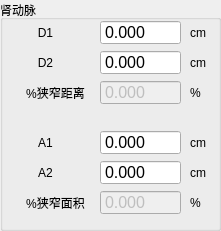
      <widget class="QGroupBox" name="groupBox_4">
       <property name="geometry">
        <rect>
         <x>230</x>
         <y>10</y>
         <width>221</width>
         <height>231</height>
        </rect>
       </property>
       <property name="title">
        <string>肾动脉</string>
       </property>
       <widget class="QLabel" name="label_20">
        <property name="geometry">
         <rect>
          <x>10</x>
          <y>20</y>
          <width>71</width>
          <height>25</height>
         </rect>
        </property>
        <property name="text">
         <string>D1</string>
        </property>
        <property name="alignment">
         <set>Qt::AlignCenter</set>
        </property>
       </widget>
       <widget class="QLabel" name="label_21">
        <property name="geometry">
         <rect>
          <x>10</x>
          <y>50</y>
          <width>71</width>
          <height>25</height>
         </rect>
        </property>
        <property name="text">
         <string>D2</string>
        </property>
        <property name="alignment">
         <set>Qt::AlignCenter</set>
        </property>
       </widget>
       <widget class="QDoubleSpinBox" name="double_renal_d1">
        <property name="geometry">
         <rect>
          <x>100</x>
          <y>20</y>
          <width>81</width>
          <height>25</height>
         </rect>
        </property>
        <property name="font">
         <font>
          <pointsize>12</pointsize>
         </font>
        </property>
        <property name="styleSheet">
         <string notr="true"/>
        </property>
        <property name="buttonSymbols">
         <enum>QAbstractSpinBox::NoButtons</enum>
        </property>
        <property name="decimals">
         <number>3</number>
        </property>
        <property name="maximum">
         <double>99999.990000000005239</double>
        </property>
        <property name="singleStep">
         <double>0.010000000000000</double>
        </property>
       </widget>
       <widget class="QDoubleSpinBox" name="double_renal_d2">
        <property name="geometry">
         <rect>
          <x>100</x>
          <y>50</y>
          <width>81</width>
          <height>25</height>
         </rect>
        </property>
        <property name="font">
         <font>
          <pointsize>12</pointsize>
         </font>
        </property>
        <property name="styleSheet">
         <string notr="true"/>
        </property>
        <property name="buttonSymbols">
         <enum>QAbstractSpinBox::NoButtons</enum>
        </property>
        <property name="decimals">
         <number>3</number>
        </property>
        <property name="maximum">
         <double>99999.990000000005239</double>
        </property>
        <property name="singleStep">
         <double>0.010000000000000</double>
        </property>
       </widget>
       <widget class="QLabel" name="label_24">
        <property name="geometry">
         <rect>
          <x>190</x>
          <y>50</y>
          <width>21</width>
          <height>25</height>
         </rect>
        </property>
        <property name="text">
         <string>cm</string>
        </property>
        <property name="alignment">
         <set>Qt::AlignLeading|Qt::AlignLeft|Qt::AlignVCenter</set>
        </property>
       </widget>
       <widget class="QLabel" name="label_25">
        <property name="geometry">
         <rect>
          <x>190</x>
          <y>20</y>
          <width>21</width>
          <height>25</height>
         </rect>
        </property>
        <property name="text">
         <string>cm</string>
        </property>
       </widget>
       <widget class="QDoubleSpinBox" name="double_renal_d_radio">
        <property name="enabled">
         <bool>false</bool>
        </property>
        <property name="geometry">
         <rect>
          <x>100</x>
          <y>80</y>
          <width>81</width>
          <height>25</height>
         </rect>
        </property>
        <property name="font">
         <font>
          <pointsize>12</pointsize>
         </font>
        </property>
        <property name="styleSheet">
         <string notr="true"/>
        </property>
        <property name="buttonSymbols">
         <enum>QAbstractSpinBox::NoButtons</enum>
        </property>
        <property name="decimals">
         <number>3</number>
        </property>
        <property name="maximum">
         <double>99999.990000000005239</double>
        </property>
        <property name="singleStep">
         <double>0.010000000000000</double>
        </property>
       </widget>
       <widget class="QLabel" name="label_27">
        <property name="geometry">
         <rect>
          <x>10</x>
          <y>80</y>
          <width>91</width>
          <height>25</height>
         </rect>
        </property>
        <property name="text">
         <string>%狭窄距离</string>
        </property>
        <property name="alignment">
         <set>Qt::AlignCenter</set>
        </property>
       </widget>
       <widget class="QLabel" name="label_26">
        <property name="geometry">
         <rect>
          <x>190</x>
          <y>160</y>
          <width>21</width>
          <height>25</height>
         </rect>
        </property>
        <property name="text">
         <string>cm</string>
        </property>
        <property name="alignment">
         <set>Qt::AlignLeading|Qt::AlignLeft|Qt::AlignVCenter</set>
        </property>
       </widget>
       <widget class="QDoubleSpinBox" name="double_renal_a_radio">
        <property name="enabled">
         <bool>false</bool>
        </property>
        <property name="geometry">
         <rect>
          <x>100</x>
          <y>190</y>
          <width>81</width>
          <height>25</height>
         </rect>
        </property>
        <property name="font">
         <font>
          <pointsize>12</pointsize>
         </font>
        </property>
        <property name="styleSheet">
         <string notr="true"/>
        </property>
        <property name="buttonSymbols">
         <enum>QAbstractSpinBox::NoButtons</enum>
        </property>
        <property name="decimals">
         <number>3</number>
        </property>
        <property name="maximum">
         <double>99999.990000000005239</double>
        </property>
        <property name="singleStep">
         <double>0.010000000000000</double>
        </property>
       </widget>
       <widget class="QDoubleSpinBox" name="double_renal_a1">
        <property name="geometry">
         <rect>
          <x>100</x>
          <y>130</y>
          <width>81</width>
          <height>25</height>
         </rect>
        </property>
        <property name="font">
         <font>
          <pointsize>12</pointsize>
         </font>
        </property>
        <property name="styleSheet">
         <string notr="true"/>
        </property>
        <property name="buttonSymbols">
         <enum>QAbstractSpinBox::NoButtons</enum>
        </property>
        <property name="decimals">
         <number>3</number>
        </property>
        <property name="maximum">
         <double>99999.990000000005239</double>
        </property>
        <property name="singleStep">
         <double>0.010000000000000</double>
        </property>
       </widget>
       <widget class="QLabel" name="label_22">
        <property name="geometry">
         <rect>
          <x>10</x>
          <y>160</y>
          <width>71</width>
          <height>25</height>
         </rect>
        </property>
        <property name="text">
         <string>A2</string>
        </property>
        <property name="alignment">
         <set>Qt::AlignCenter</set>
        </property>
       </widget>
       <widget class="QDoubleSpinBox" name="double_renal_a2">
        <property name="geometry">
         <rect>
          <x>100</x>
          <y>160</y>
          <width>81</width>
          <height>25</height>
         </rect>
        </property>
        <property name="font">
         <font>
          <pointsize>12</pointsize>
         </font>
        </property>
        <property name="styleSheet">
         <string notr="true"/>
        </property>
        <property name="buttonSymbols">
         <enum>QAbstractSpinBox::NoButtons</enum>
        </property>
        <property name="decimals">
         <number>3</number>
        </property>
        <property name="maximum">
         <double>99999.990000000005239</double>
        </property>
        <property name="singleStep">
         <double>0.010000000000000</double>
        </property>
       </widget>
       <widget class="QLabel" name="label_28">
        <property name="geometry">
         <rect>
          <x>190</x>
          <y>130</y>
          <width>21</width>
          <height>25</height>
         </rect>
        </property>
        <property name="text">
         <string>cm</string>
        </property>
       </widget>
       <widget class="QLabel" name="label_23">
        <property name="geometry">
         <rect>
          <x>10</x>
          <y>130</y>
          <width>71</width>
          <height>25</height>
         </rect>
        </property>
        <property name="text">
         <string>A1</string>
        </property>
        <property name="alignment">
         <set>Qt::AlignCenter</set>
        </property>
       </widget>
       <widget class="QLabel" name="label_29">
        <property name="geometry">
         <rect>
          <x>10</x>
          <y>190</y>
          <width>91</width>
          <height>25</height>
         </rect>
        </property>
        <property name="text">
         <string>%狭窄面积</string>
        </property>
        <property name="alignment">
         <set>Qt::AlignCenter</set>
        </property>
       </widget>
       <widget class="QLabel" name="label_48">
        <property name="geometry">
         <rect>
          <x>190</x>
          <y>80</y>
          <width>21</width>
          <height>25</height>
         </rect>
        </property>
        <property name="text">
         <string>%</string>
        </property>
        <property name="alignment">
         <set>Qt::AlignLeading|Qt::AlignLeft|Qt::AlignVCenter</set>
        </property>
       </widget>
       <widget class="QLabel" name="label_49">
        <property name="geometry">
         <rect>
          <x>190</x>
          <y>190</y>
          <width>21</width>
          <height>25</height>
         </rect>
        </property>
        <property name="text">
         <string>%</string>
        </property>
        <property name="alignment">
         <set>Qt::AlignLeading|Qt::AlignLeft|Qt::AlignVCenter</set>
        </property>
       </widget>
      </widget>
